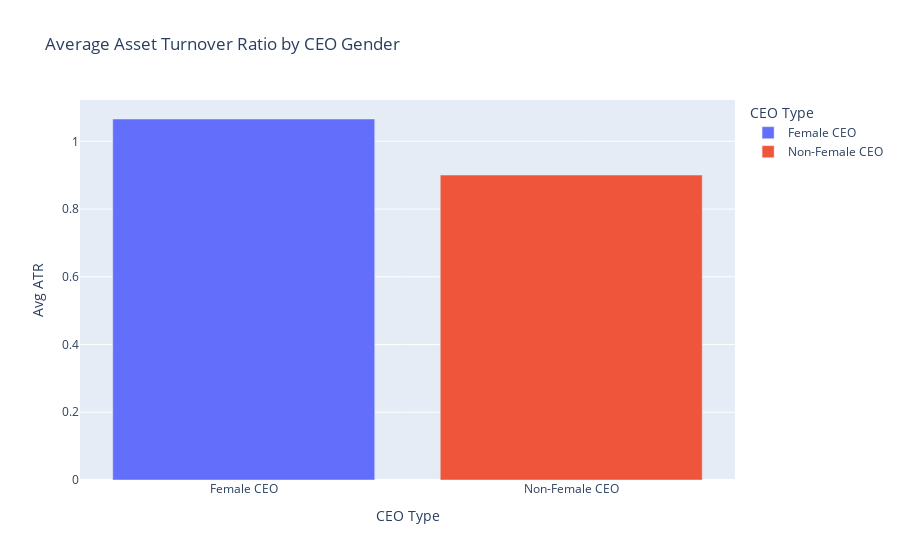

The notebook cell saved with this chart:
### Code cell
# Finding the average asset turnover ratio between companies run by female CEOs
# non-female CEOs

female_df = df[df['Female CEO'] == True]
atr_female = female_df['Asset Turnover Ratio'].mean()

non_female_ceo = df[df['Female CEO'] == False]
atr_non_female = non_female_ceo['Asset Turnover Ratio'].mean()



# Data for the bar graph
data = {
    'CEO Type': ['Female CEO', 'Non-Female CEO'],
    'Average Asset Turnover Ratio': [atr_female, atr_non_female]
}

# Create a DataFrame
bar_df = pd.DataFrame(data)

# Create the bar graph using Plotly Express
fig = px.bar(bar_df, 
             x='CEO Type', 
             y='Average Asset Turnover Ratio', 
             title='Average Asset Turnover Ratio by CEO Gender',
             color ='CEO Type',
             labels={'Average Asset Turnover Ratio': 'Avg ATR', 'CEO Type': 'CEO Type'})

# Show the figure
fig.show()

### Figure 1 — Plotly figure (JSON) as saved in the notebook; plotly's stock layout.template omitted (floating-point values rounded to 4 significant figures)
{"data": [{"alignmentgroup": "True", "hovertemplate": "CEO Type=%{x}<br>Avg ATR=%{y}<extra></extra>", "legendgroup": "Female CEO", "marker": {"color": "#636efa", "pattern": {"shape": ""}}, "name": "Female CEO", "offsetgroup": "Female CEO", "orientation": "v", "showlegend": true, "textposition": "auto", "type": "bar", "x": ["Female CEO"], "xaxis": "x", "y": [1.066], "yaxis": "y"}, {"alignmentgroup": "True", "hovertemplate": "CEO Type=%{x}<br>Avg ATR=%{y}<extra></extra>", "legendgroup": "Non-Female CEO", "marker": {"color": "#EF553B", "pattern": {"shape": ""}}, "name": "Non-Female CEO", "offsetgroup": "Non-Female CEO", "orientation": "v", "showlegend": true, "textposition": "auto", "type": "bar", "x": ["Non-Female CEO"], "xaxis": "x", "y": [0.9004], "yaxis": "y"}], "layout": {"barmode": "relative", "legend": {"title": {"text": "CEO Type"}, "tracegroupgap": 0}, "title": {"text": "Average Asset Turnover Ratio by CEO Gender"}, "xaxis": {"anchor": "y", "categoryarray": ["Female CEO", "Non-Female CEO"], "categoryorder": "array", "domain": [0, 1], "title": {"text": "CEO Type"}}, "yaxis": {"anchor": "x", "domain": [0, 1], "title": {"text": "Avg ATR"}}}}
